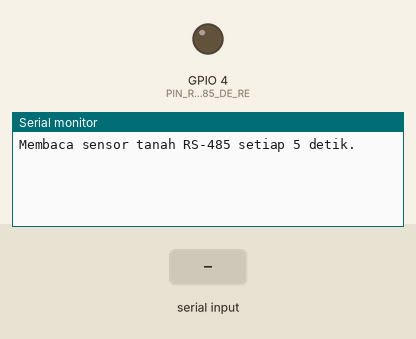
Simulated run of this sketch. Board: ESP32. Parts: output pins drawn as LEDs (lit = HIGH), the last lines printed to the serial monitor. Inputs (shaded band) come from the test bench.

Above: at 2.2 s.
2.3 s: "90,45\n" received over Serial
At 3.1 s:
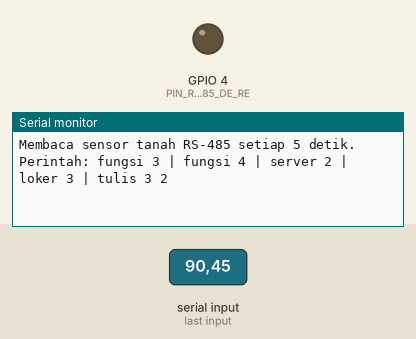
3.8 s: "server 90\n" received over Serial
At 4.3 s:
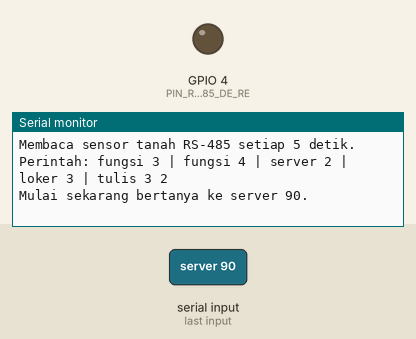

The sketch:

modul15_baca_register.ino
```cpp
// Modul 15 - Praktik 4, papan NODE 1: membaca "sensor tanah RS-485" dengan library ModbusMaster.
// Setiap 5 detik membaca loker 0-2, mengubahnya menjadi angka sebenarnya, dan menulis lama transaksinya.
// Perintah di Serial Monitor: fungsi 3 | fungsi 4 | server 2 | loker 3 | tulis 3 2
// Library: ModbusMaster versi 2.0.1 (Doc Walker). Paket esp32 3.3.12.

#include <ModbusMaster.h>

const int PIN_RS485_RX = 16;    // RX2 <- RO modul MAX485, lewat pembagi tegangan 4,7 kΩ + 10 kΩ
const int PIN_RS485_TX = 17;    // TX2 -> DI modul MAX485
const int PIN_RS485_DE_RE = 4;  // D4 -> DE dan RE modul MAX485 yang disatukan
const unsigned long JEDA_BACA = 5000;

ModbusMaster sensor;
uint8_t alamatServer = 1;  // alamat sensor yang ditanya (lembar data: bawaan 1)
uint8_t kodeFungsi = 3;    // 3 = baca holding register, 4 = baca input register
unsigned long waktuBacaTerakhir = 0;
char baris[41];
int panjangBaris = 0;

// Dipanggil ModbusMaster tepat sebelum mengirim permintaan.
void sebelumKirim() {
  digitalWrite(PIN_RS485_DE_RE, HIGH);  // tekan tombol bicara
}

// Dipanggil ModbusMaster setelah Serial2.flush(): byte terakhir permintaan sudah keluar.
void sesudahKirim() {
  digitalWrite(PIN_RS485_DE_RE, LOW);  // lepas tombol bicara: dengarkan jawaban
  while (Serial2.available() > 0) {
    Serial2.read();  // buang sampah yang mungkin terbaca selama papan ini bicara
  }
}

const char* artiHasil(uint8_t kode) {
  switch (kode) {
    case ModbusMaster::ku8MBSuccess: return "berhasil";
    case ModbusMaster::ku8MBIllegalFunction: return "exception 01: fungsi tidak dikenal server";
    case ModbusMaster::ku8MBIllegalDataAddress: return "exception 02: loker yang diminta tidak ada";
    case ModbusMaster::ku8MBIllegalDataValue: return "exception 03: isi permintaan tidak sah";
    case ModbusMaster::ku8MBSlaveDeviceFailure: return "exception 04: server gagal";
    case ModbusMaster::ku8MBInvalidSlaveID: return "alamat server di jawaban salah";
    case ModbusMaster::ku8MBInvalidFunction: return "kode fungsi di jawaban salah";
    case ModbusMaster::ku8MBResponseTimedOut: return "tidak ada jawaban (timeout)";
    case ModbusMaster::ku8MBInvalidCRC: return "CRC jawaban salah";
    default: return "kode lain";
  }
}

// Membaca loker 0-2 dengan fungsi yang sedang dipilih, lalu mencetak hasilnya.
void bacaSensor() {
  unsigned long mulai = millis();
  uint8_t hasil;
  if (kodeFungsi == 4) {
    hasil = sensor.readInputRegisters(0, 3);    // mulai loker 0, sebanyak 3
  } else {
    hasil = sensor.readHoldingRegisters(0, 3);  // mulai loker 0, sebanyak 3
  }
  unsigned long lama = millis() - mulai;
  if (hasil == ModbusMaster::ku8MBSuccess) {
    float kelembapan = sensor.getResponseBuffer(0) / 10.0;  // lembar data: x10
    float suhu = (int16_t)sensor.getResponseBuffer(1) / 10.0;  // x10 dan BERTANDA: suhu bisa di bawah nol
    uint16_t ec = sensor.getResponseBuffer(2);              // tanpa pengali
    Serial.printf("server %u, fungsi %02u: kelembapan %.1f %%, suhu %.1f C, EC %u uS/cm (%lu ms)\n", alamatServer,
                  kodeFungsi, kelembapan, suhu, ec, lama);
  } else {
    Serial.printf("server %u, fungsi %02u: GAGAL, kode 0x%02X = %s (%lu ms)\n", alamatServer, kodeFungsi, hasil,
                  artiHasil(hasil), lama);
  }
}

// Membaca satu loker saja dan mencetak isinya apa adanya.
void bacaSatuLoker(uint16_t nomor) {
  uint8_t hasil;
  if (kodeFungsi == 4) {
    hasil = sensor.readInputRegisters(nomor, 1);
  } else {
    hasil = sensor.readHoldingRegisters(nomor, 1);
  }
  if (hasil == ModbusMaster::ku8MBSuccess) {
    Serial.printf("loker %u (fungsi %02u) berisi %u\n", nomor, kodeFungsi, sensor.getResponseBuffer(0));
  } else {
    Serial.printf("loker %u (fungsi %02u): GAGAL, kode 0x%02X = %s\n", nomor, kodeFungsi, hasil, artiHasil(hasil));
  }
}

void tulisLoker(uint16_t nomor, uint16_t nilai) {
  uint8_t hasil = sensor.writeSingleRegister(nomor, nilai);  // fungsi 06
  Serial.printf("tulis loker %u = %u ke server %u: %s\n", nomor, nilai, alamatServer, artiHasil(hasil));
}

void kerjakanPerintah() {
  unsigned int a = 0;
  unsigned int b = 0;
  if (sscanf(baris, "fungsi %u", &a) == 1 && (a == 3 || a == 4)) {
    kodeFungsi = a;
    Serial.printf("Mulai sekarang memakai fungsi %02u.\n", kodeFungsi);
  } else if (sscanf(baris, "server %u", &a) == 1 && a >= 1 && a <= 247) {
    alamatServer = a;
    sensor.begin(alamatServer, Serial2);  // ganti alamat yang ditanya
    Serial.printf("Mulai sekarang bertanya ke server %u.\n", alamatServer);
  } else if (sscanf(baris, "loker %u", &a) == 1 && a <= 65535) {
    bacaSatuLoker(a);
  } else if (sscanf(baris, "tulis %u %u", &a, &b) == 2 && a <= 65535 && b <= 65535) {
    tulisLoker(a, b);
  } else {
    Serial.println("Perintah: fungsi 3 | fungsi 4 | server 2 | loker 3 | tulis 3 2");
  }
}

void setup() {
  Serial.begin(115200);
  delay(1000);
  pinMode(PIN_RS485_DE_RE, OUTPUT);
  digitalWrite(PIN_RS485_DE_RE, LOW);  // mulai dengan mendengar
  Serial2.begin(9600, SERIAL_8N1, PIN_RS485_RX, PIN_RS485_TX);  // pin wajib ditulis (paket esp32 3.x)
  sensor.begin(alamatServer, Serial2);
  sensor.preTransmission(sebelumKirim);
  sensor.postTransmission(sesudahKirim);
  Serial.println();
  Serial.println("Membaca sensor tanah RS-485 setiap 5 detik.");
}

void loop() {
  if (millis() - waktuBacaTerakhir >= JEDA_BACA) {
    waktuBacaTerakhir = millis();
    bacaSensor();
  }
  while (Serial.available() > 0) {
    char huruf = Serial.read();
    if (huruf == '\n') {
      baris[panjangBaris] = '\0';
      panjangBaris = 0;
      kerjakanPerintah();
    } else if (huruf != '\r' && panjangBaris < 40) {
      baris[panjangBaris] = huruf;
      panjangBaris++;
    }
  }
}
```

Measured:
- after the input at 2.3 s, the serial monitor: prints a new line at once (image 1)
- after the input at 3.8 s, the serial monitor: prints a new line at once (image 2)
